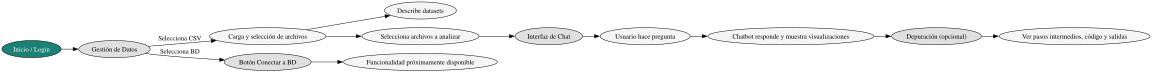

This chart was generated by the following Python code:
from graphviz import Digraph

dot = Digraph(comment='Flujo General Okuo IA DataLab', format='gv')

dot.attr(rankdir='LR', size='12,6')  # Más ancho

# Nodos principales
# Colores corporativos aproximados

dot.node('A', 'Inicio / Login', style='filled', fillcolor='#1C8074', fontcolor='white', shape='ellipse')
dot.node('B', 'Gestión de Datos', style='filled', fillcolor='#e0e0e0', shape='ellipse')
dot.node('C', 'Carga y selección de archivos', style='filled', fillcolor='#f5f5f5', shape='ellipse')
dot.node('D', 'Botón Conectar a BD', style='filled', fillcolor='#e0e0e0', shape='ellipse')
dot.node('E', 'Describe datasets', style='filled', fillcolor='#f5f5f5', shape='ellipse')
dot.node('F', 'Selecciona archivos a analizar', style='filled', fillcolor='#f5f5f5', shape='ellipse')
dot.node('G', 'Funcionalidad próximamente disponible', style='filled', fillcolor='#f5f5f5', shape='ellipse')
dot.node('H', 'Interfaz de Chat', style='filled', fillcolor='#e0e0e0', shape='ellipse')
dot.node('I', 'Usuario hace pregunta', style='filled', fillcolor='#f5f5f5', shape='ellipse')
dot.node('J', 'Chatbot responde y muestra visualizaciones', style='filled', fillcolor='#f5f5f5', shape='ellipse')
dot.node('K', 'Depuración (opcional)', style='filled', fillcolor='#e0e0e0', shape='ellipse')
dot.node('L', 'Ver pasos intermedios, código y salidas', style='filled', fillcolor='#f5f5f5', shape='ellipse')

# Conexiones

dot.edge('A', 'B')
dot.edge('B', 'C', label='Selecciona CSV')
dot.edge('B', 'D', label='Selecciona BD')
dot.edge('C', 'E')
dot.edge('C', 'F')
dot.edge('D', 'G')
dot.edge('F', 'H')
dot.edge('H', 'I')
dot.edge('I', 'J')
dot.edge('J', 'K')
dot.edge('K', 'L')

# Exportar a GV y SVG
dot.format = 'gv'
dot.render('flujo_general', view=False)
dot.format = 'svg'
dot.render('flujo_general', view=False)

print('Diagramas generados: flujo_general.gv y flujo_general.svg') 
